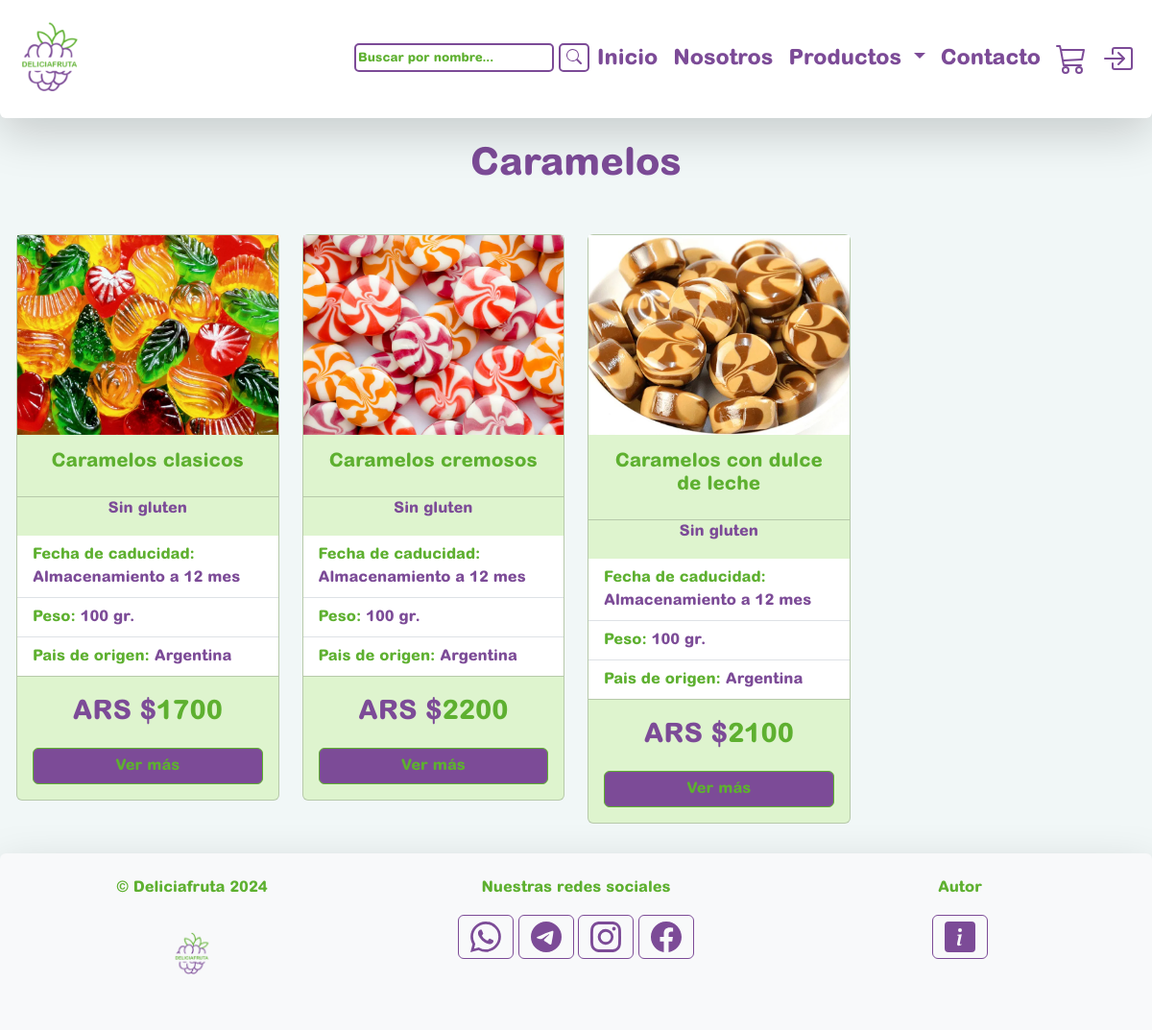
/index.php?sec=productos&tipo=1, run on the app's committed database.
### tables this page shows
CREATE TABLE `categorias` (
  `id` int(10) UNSIGNED NOT NULL,
  `nombre` varchar(256) NOT NULL
);

CREATE TABLE `productos` (
  `id` int(10) UNSIGNED NOT NULL,
  `titulo` varchar(256) NOT NULL,
  `categoria_principal_id` int(10) UNSIGNED NOT NULL,
  `idoniedad_id` int(10) UNSIGNED NOT NULL,
  `subcategoria_id` int(10) UNSIGNED NOT NULL,
  `tipo_id` int(10) UNSIGNED NOT NULL,
  `valor_energetico` smallint(5) UNSIGNED NOT NULL,
  `peso` smallint(5) UNSIGNED NOT NULL,
  `origen` varchar(256) NOT NULL,
  `ingridientes` varchar(256) NOT NULL,
  `descripcion` text NOT NULL,
  `imagen` varchar(256) NOT NULL,
  `precio` float(8,2) NOT NULL
);

CREATE TABLE `subcategorias` (
  `id` int(10) UNSIGNED NOT NULL,
  `nombre_completo` varchar(256) NOT NULL,
  `descripcion` text NOT NULL
);

CREATE TABLE `idoniedad` (
  `id` int(10) UNSIGNED NOT NULL,
  `nombre_completo` varchar(256) NOT NULL,
  `cantidad` varchar(256) NOT NULL
);

### class/Producto.php (called while the page is built, shortened)
<?php
class Producto
    {
        protected $id;
        protected $categoria_principal;
        protected $peso;
        protected $titulo;
        protected $idoniedad;
        protected $subcategoria;
        protected $origen;
        protected $imagen;
        protected $precio;
        protected static $valores = ["id", "valor_energetico", "peso", "titulo", "descripcion", "origen", "ingridientes", "imagen", "precio"];
        public function mapear($productoArrayAsociativo) : self
        {
            $producto = new self();
            foreach (self::$valores as $valor) {
                if (isset($productoArrayAsociativo[$valor])) {
                    $producto->{$valor} = $productoArrayAsociativo[$valor];
                } else {
                    $producto->{$valor} = null;
                }
            }
            $producto->categoria_principal = (new Categoria())->catalogo_x_id($productoArrayAsociativo["categoria_principal_id"]);
            $producto->tipo = (new Tipo())->get_x_id($productoArrayAsociativo["tipo_id"]);
            $producto->idoniedad = (new Idoniedad())->get_x_id($productoArrayAsociativo["idoniedad_id"]);
            $producto->subcategoria = (new Subcategoria())->get_x_id($productoArrayAsociativo["subcategoria_id"]);
            if (isset($productoArrayAsociativo["categorias_secundarios"])) {
                $PSids = explode(",", $productoArrayAsociativo["categorias_secundarios"]);
                $categoria_secundario_array = [];
                foreach ($PSids as $PSid) {
                    $categoria_secundario_array[] = (new Categoria())->catalogo_x_id(intval($PSid));
                }
                $producto->categorias_secundarios = $categoria_secundario_array;
                $producto->categorias_secundarios_ids = $productoArrayAsociativo["categorias_secundarios"];
            } else {
                $producto->categorias_secundarios = [];
                $producto->categorias_secundarios_ids = '';
            }
            return $producto;
        }
        public function catalogo_x_categoria(int $categoria_id): array
        {
            $categorias = [];
            $conexion = Conexion::getConexion();
            $query = "SELECT productos.*, GROUP_CONCAT(producto_x_categoria.id_categoria) AS categorias_secundarios FROM productos
            LEFT JOIN producto_x_categoria ON productos.id = producto_x_categoria.id_producto
            WHERE categoria_principal_id = $categoria_id GROUP BY productos.id ";
            $PDOStatement = $conexion->prepare($query);
            $PDOStatement->setFetchMode(PDO::FETCH_ASSOC);
            $PDOStatement->execute();
            while ($producto = $PDOStatement->fetch()) {
                $categorias[] = $this->mapear($producto);
            }
            return $categorias;
        }
        public function getId()
        {
            return $this->id;
        }
        public function getCategoria()
        {
            return $this->categoria_principal->getNombre();
        }
        public function getPeso()
        {
            return $this->peso;
        }
        public function getTitulo()
        {
            return $this->titulo;
        }
        public function getIdoniedad()
        {
            return $this->idoniedad->getNombreCompleto();
        }
        public function getSubcategoria()
        {
            return $this->subcategoria->getNombreCompleto();
        }
        public function getImagen()
        {
            return $this->imagen;
        }
        public function getPrecio()
        {
            return $this->precio;
        }
        public function getOrigen()
        {
            return $this->origen;
        }
    }

### class/Conexion.php (called while the page is built, shortened)
<?php
class Conexion
    {
        protected static ?PDO $db = null;
        protected static function conectar(){
            try {
                self::$db = new PDO(
                    self::DB_DSN,
                    self::DB_USER,
                    self::DB_PASS,
                    array(PDO::ATTR_ERRMODE => PDO::ERRMODE_EXCEPTION)
                );
            } catch (Exception $e) {
                die('Error al conectar con MySQL.');
            }
        }
        public static function getConexion(){
            return self::$db;
        }
    }

### functions/autoload.php (called while the page is built, shortened)
<?php
    function autoloadClass($nombreClase){
        $archivoClase = __DIR__."/../class/$nombreClase.php";
    }

### class/Categoria.php (called while the page is built, shortened)
<?php
class Categoria
    {
        protected $nombre;
        public function catalogo_completo(): array
        {
            $conexion = Conexion::getConexion();
            $query = "SELECT * FROM categorias";
            $PDOStatement = $conexion->prepare($query);
            $PDOStatement->setFetchMode(PDO::FETCH_CLASS, self::class);
            $PDOStatement->execute();
            $catalogo = $PDOStatement->fetchAll();
            return $catalogo;
        }
        public function catalogo_x_id(int $id)
        {
            $categorias = $this->catalogo_completo();
            foreach ($categorias as $categoria) {
                if ($categoria->id == $id) {
                    return $categoria;
                }
            }
            return [];
        }
        public function getNombre() {
            return $this->nombre;
        }
    }

### class/Tipo.php (called while the page is built, shortened)
<?php
class Tipo
    {
        public function get_x_id(int $id) :? self
        {
            $conexion = Conexion::getConexion();
            $query = "SELECT * FROM tipo WHERE id = $id";
            $PDOStatement = $conexion->prepare($query);
            $PDOStatement->setFetchMode(PDO::FETCH_CLASS, self::class);
            $PDOStatement->execute();
            $resultado = $PDOStatement->fetch();
            return $resultado ? $resultado : null;
        }
    }

### class/Idoniedad.php (called while the page is built, shortened)
<?php
class Idoniedad
    {
        protected $nombre_completo;
        public function get_x_id(int $id) :? self
        {
            $conexion = Conexion::getConexion();
            $query = "SELECT * FROM idoniedad WHERE id = $id";
            $PDOStatement = $conexion->prepare($query);
            $PDOStatement->setFetchMode(PDO::FETCH_CLASS, self::class);
            $PDOStatement->execute();
            $resultado = $PDOStatement->fetch();
            return $resultado ? $resultado : null;
        }
        public function getNombreCompleto()
        {
            return $this->nombre_completo;
        }
    }

### class/Subcategoria.php (called while the page is built, shortened)
<?php
class Subcategoria
    {
        protected $nombre_completo;
        public function get_x_id(int $id) :? Subcategoria
        {
            $conexion = Conexion::getConexion();
            $query = "SELECT * FROM subcategorias WHERE id = $id";
            $PDOStatement = $conexion->prepare($query);
            $PDOStatement->setFetchMode(PDO::FETCH_CLASS, self::class);
            $PDOStatement->execute();
            $resultado = $PDOStatement->fetch();
            return $resultado ? $resultado : null;
        }
        public function getNombreCompleto()
        {
            return $this->nombre_completo;
        }
    }

### views/productos.php (the view, shortened to what this page needs)
<?php
    $tipoSeleccionada = $_GET['tipo'];
    $productos = (new Producto())->catalogo_x_categoria($tipoSeleccionada);
?>
<h1 class="text-center my-5"><?= $productos[0]->getCategoria() ?></h1>
<div class="row">
    <?php foreach ($productos as $producto) { ?>
    <div class="col-lg-3 col-md-4 col-sm-6">
        <div class="card mb-3">
            <img class="card-img-top rounded-0" src="img/covers/<?= $producto->getImagen() ?>">
            <div class="card-body">
                <h5 class="card-title text-center"><?= $producto->getTitulo() ?></h5>
            </div>
            <ul class="list-group list-group-flush">
                <p class="card-text"><?= $producto->getSubcategoria() ?></p>
                <li class="list-group-item"><span>Fecha de caducidad: </span><?= $producto->getIdoniedad() ?></li>
                <li class="list-group-item"><span>Peso: </span><?= $producto->getPeso() ?> gr.</li>
                <li class="list-group-item"><span>Pais de origen: </span><?= $producto->getOrigen() ?></li>
            </ul>
            <div class="card-body">
                <div class="fs-3 mb-3 fw-bold text-center"><span>ARS $</span><?= $producto->getPrecio() ?></div>
                <a href="index.php?sec=producto&id=<?= $producto->getId() ?>" class="btn btn-primary w-100 fw-bold">Ver más</a>
            </div>
        </div>
    </div>
    <?php } ?>
</div>

### data on the page
categorias: nombre "Caramelos"
productos: imagen (picture), titulo "Caramelos clasicos", subcategoria.nombre_completo "Sin gluten", idoniedad.nombre_completo "Almacenamiento a 12 mes", peso "100", origen "Argentina", precio "1700"
productos: imagen (picture), titulo "Caramelos cremosos", subcategoria.nombre_completo "Sin gluten", idoniedad.nombre_completo "Almacenamiento a 12 mes", peso "100", origen "Argentina", precio "2200"
productos: imagen (picture), titulo "Caramelos con dulce de leche", subcategoria.nombre_completo "Sin gluten", idoniedad.nombre_completo "Almacenamiento a 12 mes", peso "100", origen "Argentina", precio "2100"
